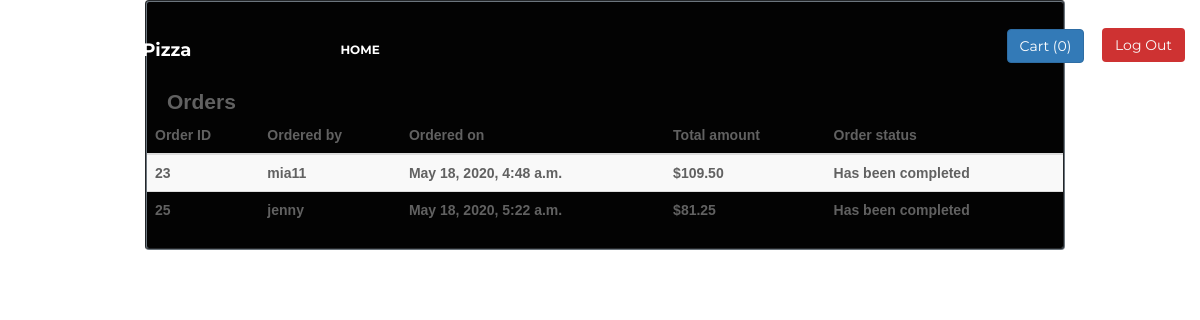
Page /show_order (signed in) on the committed database.
### orders/models.py (models this page shows, shortened)
class Orders(models.Model):
    user = models.ForeignKey(User, on_delete=models.CASCADE)
    total_order = models.DecimalField(
        max_digits=6, decimal_places=2, default=0.00)
    status = models.CharField(max_length=64, default="Initiated")
    date = models.DateTimeField(auto_now_add=True, blank=True)

### orders/views.py (the view)
# urls.py: path("show_order", views.show_order_view, name="show_order"),
def show_order_view(request):
    orders = Orders.objects.all().filter(status="Has been completed")
    order = Orders.objects.get(user=request.user, status="Initiated")
    cart = All_Orders.objects.filter(user=request.user, order_id=order.pk)
    context = {
        "orders": orders,
        "cart": cart
    }
    count = 0
    for item in cart:
        count += 1
    context["count"] = count
    return render(request, "orders/orders.html", context)

### orders/templates/orders/orders.html (shortened to what this page needs)
<!DOCTYPE html>
<html lang="en">
<head>
    {% load static %}
    <link rel="stylesheet" href="../../static/orders/css/bootstrap.min.css" />
    <link rel="stylesheet" href="../../static/orders/css/font-awesome.min.css" />
    <link rel="stylesheet" href="../../static/orders/css/animate.css" />
    <link rel="stylesheet" href="../../static/orders/css/owl.carousel.css" />
    <link rel="stylesheet" href="../../static/orders/css/owl.theme.default.min.css" />
    <link rel="stylesheet" href="../../static/orders/css/magnific-popup.css" />
    <link rel="stylesheet" href="../../static/orders/css/templatemo-style.css" />
    <link rel="stylesheet" href="https://cdnjs.cloudflare.com/ajax/libs/font-awesome/4.7.0/css/font-awesome.min.css">
</head>
<body>
    <section class="navbar custom-navbar navbar-fixed-top" role="navigation">
        <div class="container">
            <div class="navbar-header">
                <a href="{% url 'index' %}" class="navbar-brand">Pinocchio's Pizza</a>
            </div>
            <div class="collapse navbar-collapse">
                <ul class="nav navbar-nav navbar-nav-first">
                    <li><a href="{% url 'index' %}" class="smoothScroll">Home</a></li>
                </ul>
                <ul class="nav navbar-nav navbar-right">
                    {% if request.user.is_authenticated %}
                    <ul>
                        <a class="nav-link btn btn-primary" href="{% url 'cart_item' %}">Cart
                            ({{ count }})</a>
                        <a class="section-btn" href="{% url 'logout' %}">Log Out</a>
                    </ul>
                    {% else %}
                    <ul>
                        <a class="section-btn-register" href="{% url 'register' %}">Register</a>
                        <a class="section-btn-register" href="{% url 'login' %}">Log In</a>
                    </ul>
                    {% endif %}
                </ul>
            </div>
        </div>
    </section>
    <div class="cart-wrapper">
        <div class="row">
            <div class="col-lg-10">
                <div class="jumbotron menu">
                    <h3 class="orders-title">Orders</h3>
                    <table class="table table-striped">
                        <thead>
                            <th>Order ID</th>
                            <th>Ordered by</th>
                            <th>Ordered on</th>
                            <th>Total amount</th>
                            <th>Order status</th>
                        </thead>
                        <tbody>
                            {% for order in orders %}
                            <tr>
                                <td>{{ order.id }}</td>
                                <td>{{ order.user }}</td>
                                <td>{{ order.date }}</td>
                                <td>${{ order.total_order }}</td>
                                <td>{{ order.status }}</td>
                            </tr>
                            {% endfor %}
                        </tbody>
                    </table>
                </div>
            </div>
        </div>
    </div>
</body>
</html>

### orders/static/orders/css/templatemo-style.css (style rules this page uses)
body { background: #ffffff; font-family: "Montserrat", sans-serif; overflow-x: hidden; }
h1, h2, h3, h4, h5, h6 { font-weight: bold; line-height: inherit; }
h3 { font-size: 1.5em; margin-bottom: 0; }
h3, h3 a { color: #454545; }
html { -webkit-font-smoothing: antialiased; }
a { color: #252525; -webkit-transition: 0.5s; transition: 0.5s; text-decoration: none !important; }
section { position: relative; padding: 100px 0; }
.orders-title { padding-top: 40px; padding-left: 20px; }
.menu { border-radius: 4px; background: rgb(3, 3, 3); -webkit-text-fill-color: #616161; border-style: groove; border-width: 2px; padding-left: 0px; padding-right: 0px; border-color: #6c757d; padding-top: 25px; padding-bottom: 0px; font-family: sans-serif; font-weight: 600; }
.cart-wrapper { padding-left: 50px; padding-right: 40px; }
.section-btn { background: #ce3232; border-radius: 4px; border: 1px solid transparent; color: #f9f9f9; font-size: 14px; font-weight: 400; padding: 6px 12px; transition: 0.5s 0.2s; }
.custom-navbar { border: none; margin-bottom: 0; padding: 25px 0; }
.custom-navbar .navbar-brand { color: #ffffff; font-size: 18px; font-weight: bold; }
.custom-navbar .navbar-nav.navbar-nav-first { margin-left: 8em; }
.custom-navbar .navbar-nav.navbar-right .section-btn { display: inline-block; margin: 0.2em 0 0 1em; }
.custom-navbar .nav li a { font-size: 12px; font-weight: bold; color: #ffffff; padding-right: 22px; padding-left: 22px; text-transform: uppercase; }
@media (min-width: 768px) { .custom-navbar { border-bottom: 0; background: 0 0; } }

### rows in the picture
Orders: id "23", user "mia11", date "May 18, 2020, 4:48 a.m.", total_order "109.50", status "Has been completed"
Orders: id "25", user "jenny", date "May 18, 2020, 5:22 a.m.", total_order "81.25", status "Has been completed"

### other values in the picture
{{ count }} "0"
